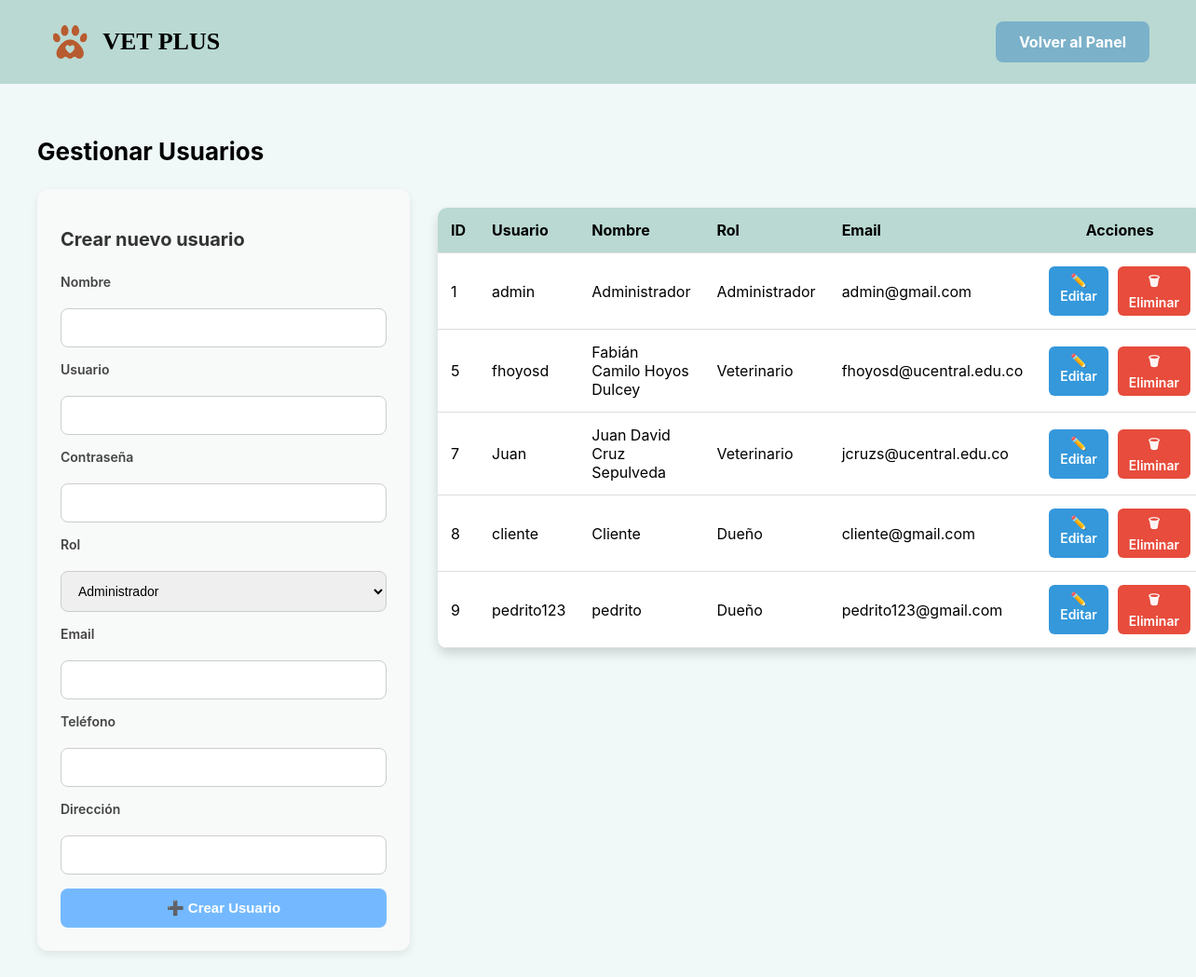
Page /users (signed in) on the earlier database version.
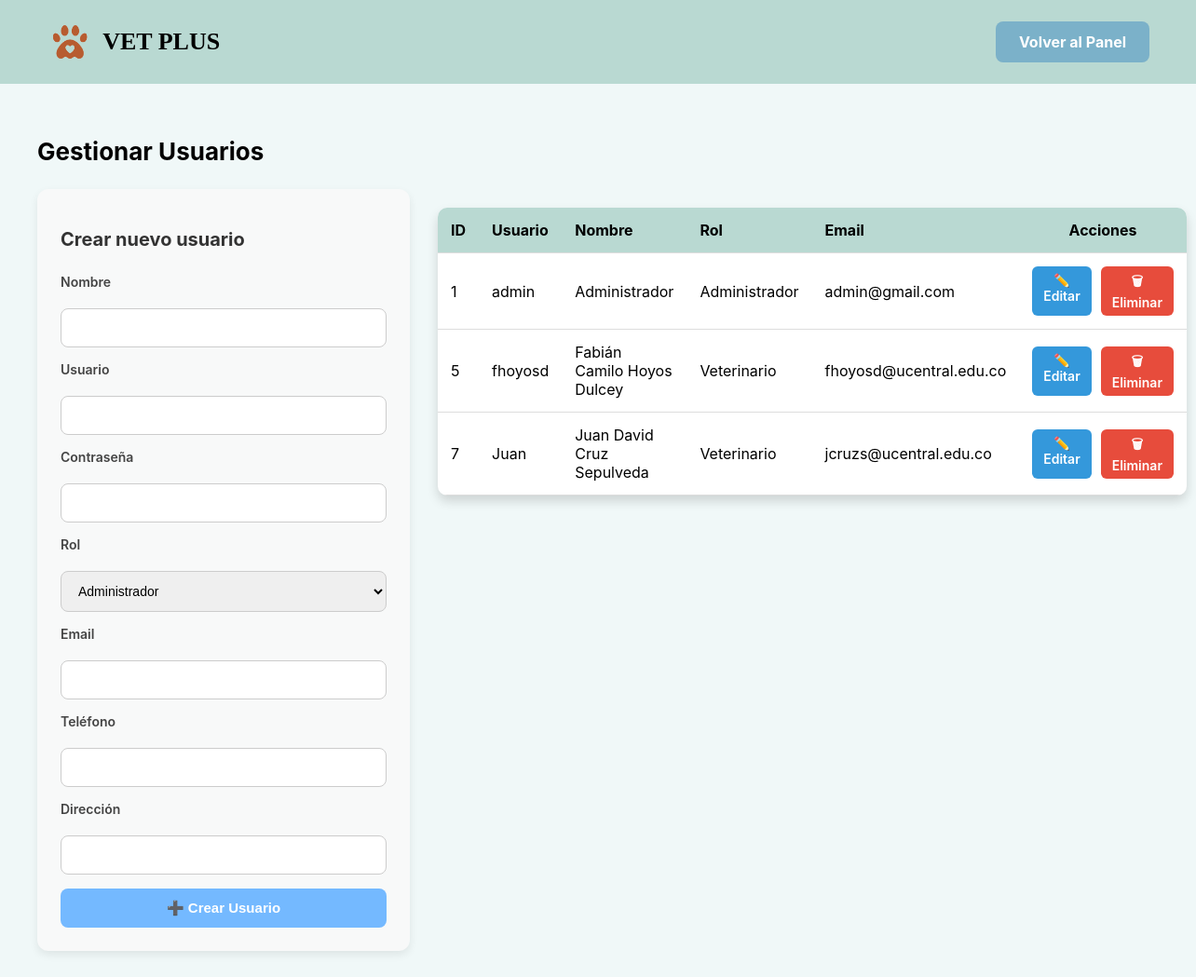
Same page on the later database version.
### vetplus/models.py (models this page shows, shortened)
class User(db.Model, UserMixin):
    id = db.Column(db.Integer, primary_key = True)
    username = db.Column(db.String(50), unique = True, nullable = False)
    password = db.Column(db.String(100), nullable = False)
    role = db.Column(db.String(20), nullable = False, default = "owner") # owner, vet, admin
    name = db.Column(db.String(50), nullable = False)
    email = db.Column(db.String(100), unique = True, nullable = False)
    phone = db.Column(db.String(20), nullable = False)
    address = db.Column(db.String(200), nullable = False)
    pets = db.relationship("Pet", backref = "owner", cascade = "all, delete-orphan")
    patients = db.relationship(
        "Pet",
        secondary = vet_pet,
        back_populates = "veterinarians"
    )

### vetplus/routes/users.py (the view)
@users_bp.route("/users")
@login_required
def manage_users():
    admin_required()
    users = User.query.all()
    return render_template("admin/users/manage_users.html", users = users)

### vetplus/models.py (called while the page is built)
@login_manager.user_loader
def load_user(user_id):
    return User.query.get(int(user_id))

### vetplus/utils.py (called while the page is built)
def admin_required():
    if not current_user.is_authenticated or current_user.role != "admin":
        abort(403)

### templates/admin/users/manage_users.html (shortened to what this page needs)
<!DOCTYPE html>
<html lang="es">
<head>
</head>
<body>
    <header>
        <div class="logo">
            <img src="{{ url_for('static', filename='img/logo.png') }}" alt="Logo Vetplus">
            <h1>VET PLUS</h1>
        </div>
        <a href="{{ url_for('admin.dashboard') }}" class="btn">Volver al Panel</a>
    </header>
    <main>
        <h1>Gestionar Usuarios</h1>
        <div class="container">
            <form method="POST" action="{{ url_for('users.create_user') }}">
                <h2>Crear nuevo usuario</h2>
                <label>Nombre</label>
                <input type="text" name="name" required>
                <label>Usuario</label>
                <input type="text" name="username" required>
                <label>Contraseña</label>
                <input type="password" name="password" required>
                <label>Rol</label>
                <select name="role" required>
                    <option value="admin">Administrador</option>
                </select>
                <label>Email</label>
                <input type="email" name="email">
                <label>Teléfono</label>
                <input type="text" name="phone">
                <label>Dirección</label>
                <input type="text" name="address">
                <button type="submit">➕ Crear Usuario</button>
            </form>
            <div>
                <table>
                    <tr>
                        <th>ID</th>
                        <th>Usuario</th>
                        <th>Nombre</th>
                        <th>Rol</th>
                        <th>Email</th>
                        <th class="actions-col">Acciones</th>
                    </tr>
                    {% for u in users %}
                    <tr>
                        <td>{{ u.id }}</td>
                        <td>{{ u.username }}</td>
                        <td>{{ u.name }}</td>
                        {% set role_names = {"admin": "Administrador", "owner": "Dueño", "vet": "Veterinario"} %}
                        <td>{{ role_names.get(u.role, u.role) }}</td>
                        <td>{{ u.email }}</td>
                        <td class="actions-col">
                            <div class="actions">
                                <a href="{{ url_for('users.edit_user', user_id=u.id) }}" class="btn-edit">✏️ Editar</a>
                                <a href="{{ url_for('users.delete_user', user_id=u.id) }}"onclick="return confirm('¿Eliminar este usuario?')" class="btn-delete">🗑 Eliminar</a>
                            </div>
                        </td>
                    </tr>
                    {% endfor %}
                </table>
            </div>
        </div>
    </main>
</body>
</html>

### templates/admin/users/manage_users.html (style rules this page uses)
body { margin: 0; font-family: 'Inter', sans-serif; background-color: #f0f8f8; color: #000; }
header { display: flex; justify-content: space-between; align-items: center; padding: 20px 50px; background-color: #b9d9d2; }
.logo { display: flex; align-items: center; gap: 10px; }
.logo img { height: 50px; }
.logo h1 { font-family: 'Just Me Again Down Here', cursive; font-size: 26px; margin: 0; }
.btn { background: #7bb1c9; border: none; padding: 12px 25px; font-size: 16px; font-weight: bold; border-radius: 8px; cursor: pointer; color: #fff; transition: transform 0.2s ease, background 0.3s ease; text-decoration: none; }
main { padding: 40px; max-width: 1300px; margin: 0 auto; }
h1 { font-size: 26px; margin-bottom: 25px; }
.container { display: grid; grid-template-columns: 400px 1fr; gap: 30px; align-items: start; }
form { background: #f8f9f9; padding: 25px; border-radius: 12px; box-shadow: 0 4px 10px rgba(0, 0, 0, 0.08); display: flex; flex-direction: column; gap: 15px; }
form h2 { margin-bottom: 10px; font-size: 20px; color: #333; }
form label { font-size: 14px; font-weight: 600; margin-bottom: 5px; color: #444; }
form input, form select { width: 100%; max-width: 100%; box-sizing: border-box; padding: 12px 14px; border: 1px solid #ccc; border-radius: 8px; font-size: 14px; transition: all 0.2s ease; }
form button { background: #74b9ff; border: none; padding: 12px; border-radius: 8px; font-size: 15px; font-weight: 600; color: #fff; cursor: pointer; transition: background 0.2s ease; }
table { width: 100%; border-collapse: collapse; margin-top: 20px; background: #fff; border-radius: 10px; overflow: hidden; box-shadow: 0px 6px 12px rgba(0, 0, 0, 0.15); align-self: start; }
th, td { padding: 14px; text-align: left; border-bottom: 1px solid #ddd; }
th { background: #b9d9d2; font-weight: bold; }
th.actions-col, td.actions-col { width: 150px; text-align: center; }
.actions { display: flex; gap: 10px; justify-content: center; }
.btn-edit, .btn-delete { padding: 6px 12px; border: none; border-radius: 6px; font-weight: 600; cursor: pointer; text-decoration: none; transition: 0.3s; display: inline-block; font-size: 14px; }
.btn-edit { background: #3498db; color: #fff; }
.btn-delete { background: #e74c3c; color: #fff; }

Differences in the rows shown:
removed User: id "8", username "cliente", name "Cliente", get "Dueño", email "cliente@gmail.com"
removed User: id "9", username "pedrito123", name "pedrito", get "Dueño", email "pedrito123@gmail.com"
